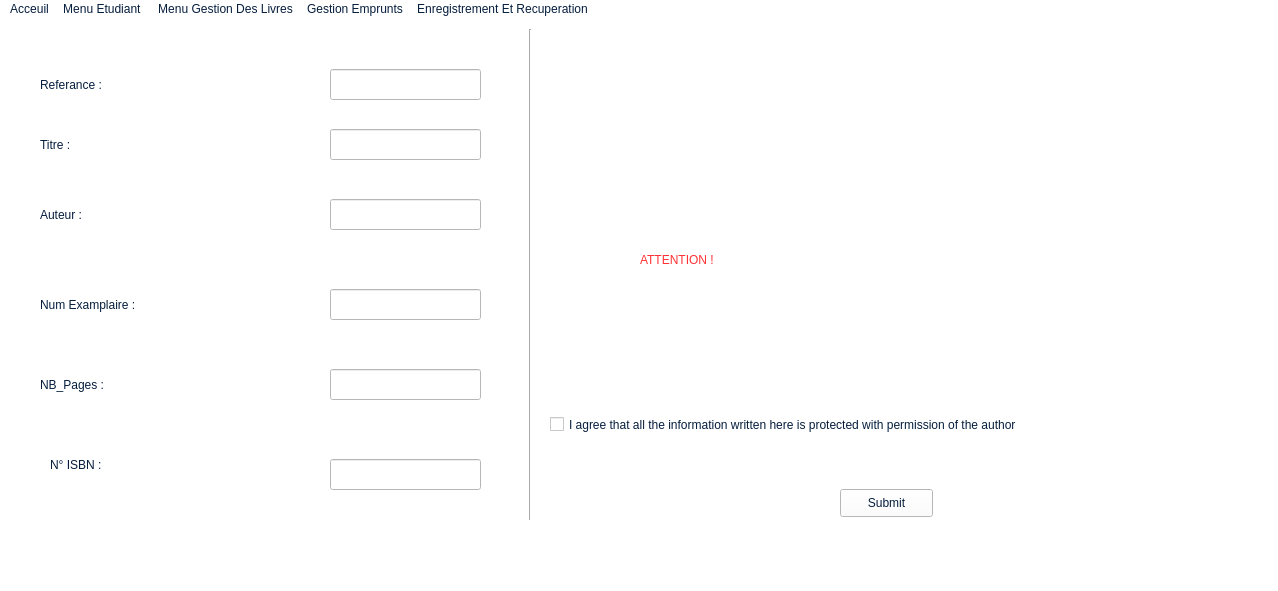
<?xml version="1.0" encoding="UTF-8"?>
<ui version="4.0">
 <class>MainWindow</class>
 <widget class="QMainWindow" name="MainWindow">
  <property name="geometry">
   <rect>
    <x>0</x>
    <y>0</y>
    <width>1278</width>
    <height>591</height>
   </rect>
  </property>
  <property name="windowTitle">
   <string>MainWindow</string>
  </property>
  <property name="styleSheet">
   <string notr="true">color :rgb(5, 30, 61);
background-color:rgb(255, 255, 255);


font: 87 9pt &quot;Neue Haas Grotesk Text Pro Blac&quot;;



</string>
  </property>
  <widget class="QWidget" name="centralwidget">
   <widget class="QLabel" name="label">
    <property name="geometry">
     <rect>
      <x>40</x>
      <y>20</y>
      <width>191</width>
      <height>91</height>
     </rect>
    </property>
    <property name="styleSheet">
     <string notr="true">font: 87 10pt &quot;Neue Haas Grotesk Text Pro Blac&quot;;
</string>
    </property>
    <property name="text">
     <string>Referance :</string>
    </property>
   </widget>
   <widget class="QLineEdit" name="lineEdit">
    <property name="geometry">
     <rect>
      <x>330</x>
      <y>50</y>
      <width>151</width>
      <height>31</height>
     </rect>
    </property>
    <property name="styleSheet">
     <string notr="true">collor:rgb(255, 255, 255);
alternate-background-color: rgb(255, 255, 255);</string>
    </property>
    <property name="text">
     <string/>
    </property>
   </widget>
   <widget class="QLabel" name="label_2">
    <property name="geometry">
     <rect>
      <x>40</x>
      <y>80</y>
      <width>171</width>
      <height>91</height>
     </rect>
    </property>
    <property name="styleSheet">
     <string notr="true">font: 87 10pt &quot;Neue Haas Grotesk Text Pro Blac&quot;;</string>
    </property>
    <property name="text">
     <string>Titre :</string>
    </property>
   </widget>
   <widget class="Line" name="line">
    <property name="geometry">
     <rect>
      <x>520</x>
      <y>10</y>
      <width>21</width>
      <height>491</height>
     </rect>
    </property>
    <property name="styleSheet">
     <string notr="true">font: 81 11pt &quot;Rockwell Extra Bold&quot;;</string>
    </property>
    <property name="orientation">
     <enum>Qt::Vertical</enum>
    </property>
   </widget>
   <widget class="QLineEdit" name="lineEdit_2">
    <property name="geometry">
     <rect>
      <x>330</x>
      <y>110</y>
      <width>151</width>
      <height>31</height>
     </rect>
    </property>
   </widget>
   <widget class="QLabel" name="label_3">
    <property name="geometry">
     <rect>
      <x>40</x>
      <y>150</y>
      <width>171</width>
      <height>91</height>
     </rect>
    </property>
    <property name="styleSheet">
     <string notr="true">font: 87 10pt &quot;Neue Haas Grotesk Text Pro Blac&quot;;
</string>
    </property>
    <property name="text">
     <string>Auteur :</string>
    </property>
   </widget>
   <widget class="QLabel" name="label_9">
    <property name="geometry">
     <rect>
      <x>40</x>
      <y>240</y>
      <width>171</width>
      <height>91</height>
     </rect>
    </property>
    <property name="styleSheet">
     <string notr="true">font: 87 10pt &quot;Neue Haas Grotesk Text Pro Blac&quot;;
</string>
    </property>
    <property name="text">
     <string>Num Examplaire :</string>
    </property>
   </widget>
   <widget class="QLabel" name="label_10">
    <property name="geometry">
     <rect>
      <x>40</x>
      <y>320</y>
      <width>171</width>
      <height>91</height>
     </rect>
    </property>
    <property name="styleSheet">
     <string notr="true">font: 87 10pt &quot;Neue Haas Grotesk Text Pro Blac&quot;;</string>
    </property>
    <property name="text">
     <string>NB_Pages :</string>
    </property>
   </widget>
   <widget class="QLineEdit" name="lineEdit_3">
    <property name="geometry">
     <rect>
      <x>330</x>
      <y>180</y>
      <width>151</width>
      <height>31</height>
     </rect>
    </property>
   </widget>
   <widget class="QLineEdit" name="lineEdit_5">
    <property name="geometry">
     <rect>
      <x>330</x>
      <y>270</y>
      <width>151</width>
      <height>31</height>
     </rect>
    </property>
   </widget>
   <widget class="QLineEdit" name="lineEdit_6">
    <property name="geometry">
     <rect>
      <x>330</x>
      <y>350</y>
      <width>151</width>
      <height>31</height>
     </rect>
    </property>
   </widget>
   <widget class="QPushButton" name="pushButton">
    <property name="geometry">
     <rect>
      <x>840</x>
      <y>470</y>
      <width>93</width>
      <height>28</height>
     </rect>
    </property>
    <property name="text">
     <string>Submit</string>
    </property>
   </widget>
   <widget class="QLabel" name="label_4">
    <property name="geometry">
     <rect>
      <x>50</x>
      <y>400</y>
      <width>191</width>
      <height>91</height>
     </rect>
    </property>
    <property name="styleSheet">
     <string notr="true">font: 87 10pt &quot;Neue Haas Grotesk Text Pro Blac&quot;;
</string>
    </property>
    <property name="text">
     <string>N° ISBN :</string>
    </property>
   </widget>
   <widget class="QLineEdit" name="lineEdit_10">
    <property name="geometry">
     <rect>
      <x>330</x>
      <y>440</y>
      <width>151</width>
      <height>31</height>
     </rect>
    </property>
   </widget>
   <widget class="QCheckBox" name="checkBox">
    <property name="geometry">
     <rect>
      <x>550</x>
      <y>380</y>
      <width>681</width>
      <height>51</height>
     </rect>
    </property>
    <property name="text">
     <string>I agree that all the information written here is protected with permission of the author</string>
    </property>
   </widget>
   <widget class="QLabel" name="label_5">
    <property name="geometry">
     <rect>
      <x>640</x>
      <y>120</y>
      <width>561</width>
      <height>241</height>
     </rect>
    </property>
    <property name="styleSheet">
     <string notr="true">color: rgb(255, 49, 52);
font: 75 48pt &quot;Times New Roman&quot;;</string>
    </property>
    <property name="text">
     <string>ATTENTION !</string>
    </property>
   </widget>
  </widget>
  <widget class="QMenuBar" name="menubar">
   <property name="geometry">
    <rect>
     <x>0</x>
     <y>0</y>
     <width>1278</width>
     <height>25</height>
    </rect>
   </property>
   <widget class="QMenu" name="menuAcceuil">
    <property name="title">
     <string>Acceuil</string>
    </property>
   </widget>
   <widget class="QMenu" name="menuMenu_Etudiant">
    <property name="title">
     <string>Menu Etudiant </string>
    </property>
    <widget class="QMenu" name="menuMise_a_jour_Etudiant">
     <property name="title">
      <string>Mise a jour Etudiant</string>
     </property>
     <addaction name="actionAjouter_Etudiant"/>
     <addaction name="separator"/>
     <addaction name="actionSupprimer_Etudiant"/>
     <addaction name="separator"/>
     <addaction name="actionModifier_Etudiant"/>
    </widget>
    <widget class="QMenu" name="menuRecherche_et_Affichage">
     <property name="title">
      <string>Recherche et Affichage</string>
     </property>
     <addaction name="actionContenue_du_dictionnaire_Etudiant"/>
     <addaction name="separator"/>
     <addaction name="actionRecherche"/>
    </widget>
    <addaction name="menuMise_a_jour_Etudiant"/>
    <addaction name="separator"/>
    <addaction name="menuRecherche_et_Affichage"/>
   </widget>
   <widget class="QMenu" name="menuMenu_Gestion_Des_Livres">
    <property name="title">
     <string>Menu Gestion Des Livres</string>
    </property>
    <widget class="QMenu" name="menuMise_a_jour">
     <property name="title">
      <string>Mise a jour</string>
     </property>
     <addaction name="actionAjouter_un_nouvel_Livre"/>
     <addaction name="actionSupprimer"/>
     <addaction name="actionModifier_nombre_d_exemplaires_d_un_Livre"/>
    </widget>
    <widget class="QMenu" name="menuRecherche_et_Affichage_2">
     <property name="title">
      <string>Recherche et Affichage</string>
     </property>
     <addaction name="actionContenue_du_dictionnaire_livre"/>
     <addaction name="actionRecherche_par_Referance"/>
    </widget>
    <addaction name="menuMise_a_jour"/>
    <addaction name="menuRecherche_et_Affichage_2"/>
   </widget>
   <widget class="QMenu" name="menuGestion_Emprunts">
    <property name="title">
     <string>Gestion Emprunts</string>
    </property>
    <widget class="QMenu" name="menuMise_a_jour_2">
     <property name="title">
      <string>Mise a jour</string>
     </property>
     <widget class="QMenu" name="menuModifier_Emprunt">
      <property name="title">
       <string>Modifier Emprunt</string>
      </property>
     </widget>
     <addaction name="actionAjouter_un_nouvel_emprunt"/>
     <addaction name="actionRetour_d_un_emprunt"/>
     <addaction name="actionSupprimer_d_un_emprunt"/>
     <addaction name="menuModifier_Emprunt"/>
    </widget>
    <widget class="QMenu" name="menuRecherche_Affichage">
     <property name="title">
      <string>Recherche ,Affichage</string>
     </property>
     <addaction name="actionContenu_du_dictionnaire_emprunt"/>
     <addaction name="actionRecherche_emprunt_par_livre"/>
    </widget>
    <addaction name="menuMise_a_jour_2"/>
    <addaction name="menuRecherche_Affichage"/>
   </widget>
   <widget class="QMenu" name="menuRecuperation">
    <property name="title">
     <string>Enregistrement Et Recuperation</string>
    </property>
    <addaction name="actionRecuperer_les_donnee"/>
    <addaction name="actionEnregistrer_Ficher_Livres"/>
    <addaction name="actionEnregistrer_Ficher_Emprunt"/>
    <addaction name="separator"/>
    <addaction name="actionRecuperer_Ficher_Etudiant"/>
    <addaction name="actionRecuperer_Ficher_Livres"/>
    <addaction name="actionRecuperer_Ficher_Emprunt"/>
   </widget>
   <addaction name="menuAcceuil"/>
   <addaction name="menuMenu_Etudiant"/>
   <addaction name="menuMenu_Gestion_Des_Livres"/>
   <addaction name="menuGestion_Emprunts"/>
   <addaction name="menuRecuperation"/>
  </widget>
  <widget class="QStatusBar" name="statusbar"/>
  <action name="actionAjouter_Etudiant">
   <property name="text">
    <string>Ajouter Etudiant</string>
   </property>
  </action>
  <action name="actionEtudiant_Donnee">
   <property name="text">
    <string>Etudiant Donnee</string>
   </property>
  </action>
  <action name="actionUne_Section_Donnee">
   <property name="text">
    <string>Une Section Donnee</string>
   </property>
  </action>
  <action name="actionUn_Niveau_Donnee">
   <property name="text">
    <string>Un Niveau Donnee</string>
   </property>
  </action>
  <action name="actionSection_et_Niveau">
   <property name="text">
    <string>Section et Niveau</string>
   </property>
  </action>
  <action name="actionTel">
   <property name="text">
    <string>Tel</string>
   </property>
  </action>
  <action name="actionMail">
   <property name="text">
    <string>Mail</string>
   </property>
  </action>
  <action name="actionAdresse">
   <property name="text">
    <string>Adresse</string>
   </property>
  </action>
  <action name="actionContenue_du_dictionnaire_Etudiant">
   <property name="text">
    <string>Afficher les Etudiants</string>
   </property>
  </action>
  <action name="actionRecherche_par_numero_inscription">
   <property name="text">
    <string>Recherche par numero inscription</string>
   </property>
  </action>
  <action name="actionRecherche_par_section">
   <property name="text">
    <string>Recherche par section</string>
   </property>
  </action>
  <action name="actionRecherche_par_section_et_Niveau">
   <property name="text">
    <string>Recherche par section et Niveau </string>
   </property>
  </action>
  <action name="actionRecherche_par_Niveau">
   <property name="text">
    <string>Recherche par Niveau</string>
   </property>
  </action>
  <action name="actionAjouter_un_nouvel_Livre">
   <property name="text">
    <string>Ajouter un nouvel Livre</string>
   </property>
  </action>
  <action name="actionModifier_nombre_d_exemplaires_d_un_Livre">
   <property name="text">
    <string>Modifier nombre d exemplaires d un Livre</string>
   </property>
  </action>
  <action name="actionLivre_donnee">
   <property name="text">
    <string>Livre donnee</string>
   </property>
  </action>
  <action name="actionLivres_d_un_auteur">
   <property name="text">
    <string>Livres d un auteur</string>
   </property>
  </action>
  <action name="actionLivres_d_une_annee_donnee">
   <property name="text">
    <string>Livres d une annee donnee</string>
   </property>
  </action>
  <action name="actionContenue_du_dictionnaire_livre">
   <property name="text">
    <string>Afficher Les Livres</string>
   </property>
  </action>
  <action name="actionRecherche_par_Referance">
   <property name="text">
    <string>Recherche</string>
   </property>
  </action>
  <action name="actionRecherche_par_titre">
   <property name="text">
    <string>Recherche par titre</string>
   </property>
  </action>
  <action name="actionRecherche_par_annee_edition_donne">
   <property name="text">
    <string>Recherche par annee edition donne</string>
   </property>
  </action>
  <action name="actionRecherche_et_Affichage_des_livres_par_ordre_alphabetique">
   <property name="text">
    <string>Recherche et Affichage des livres par ordre alphabetique</string>
   </property>
  </action>
  <action name="actionAjouter_un_nouvel_emprunt">
   <property name="text">
    <string>Ajouter un nouvel emprunt</string>
   </property>
  </action>
  <action name="actionRetour_d_un_emprunt">
   <property name="text">
    <string>Retour d un emprunt</string>
   </property>
  </action>
  <action name="actionSupprimer_d_un_emprunt">
   <property name="text">
    <string>Supprimer d un emprunt</string>
   </property>
  </action>
  <action name="actionDate_emprunt">
   <property name="text">
    <string>Date emprunt</string>
   </property>
  </action>
  <action name="actionDate_Retour">
   <property name="text">
    <string>Date Retour</string>
   </property>
  </action>
  <action name="actionContenu_du_dictionnaire_emprunt">
   <property name="text">
    <string>Afficher Les Emprunts</string>
   </property>
  </action>
  <action name="actionRecherche_emprunt_par_livre">
   <property name="text">
    <string>Recherche</string>
   </property>
  </action>
  <action name="actionRecherche_emprunt_par_etudiant">
   <property name="text">
    <string>Recherche emprunt par etudiant</string>
   </property>
  </action>
  <action name="actionRecherche_livres_empruntee_a_une_date_donnee">
   <property name="text">
    <string>Recherche livres empruntee a une date donnee</string>
   </property>
  </action>
  <action name="actionRecherche_livres_retournee_a_une_date_donne">
   <property name="text">
    <string>Recherche livres retournee a une date donne</string>
   </property>
  </action>
  <action name="actionRecherche_livres_empruntee_entre_2_dates_donnee">
   <property name="text">
    <string>Recherche livres empruntee entre 2 dates donnee</string>
   </property>
  </action>
  <action name="actionRecherche_livres_retournee_entre_2_date_donne">
   <property name="text">
    <string>Recherche livres retournee entre 2 date donne</string>
   </property>
  </action>
  <action name="actionSupprimer_Etudiant">
   <property name="text">
    <string>Supprimer Etudiant</string>
   </property>
  </action>
  <action name="actionModifier_Etudiant">
   <property name="text">
    <string>Modifier Etudiant</string>
   </property>
  </action>
  <action name="actionRecuperer_les_donnee">
   <property name="text">
    <string>Recuperer les donnee</string>
   </property>
  </action>
  <action name="actionMenu_Aceuil">
   <property name="text">
    <string>Menu Aceuil</string>
   </property>
  </action>
  <action name="actionRecherche">
   <property name="text">
    <string>Recherche</string>
   </property>
  </action>
  <action name="actionEnregistrer_Ficher_Livres">
   <property name="text">
    <string>Enregistrer Ficher Livres</string>
   </property>
  </action>
  <action name="actionEnregistrer_Ficher_Emprunt">
   <property name="text">
    <string>Enregistrer Ficher Emprunt</string>
   </property>
  </action>
  <action name="actionRecuperer_Ficher_Etudiant">
   <property name="text">
    <string>Recuperer Ficher Etudiant</string>
   </property>
  </action>
  <action name="actionRecuperer_Ficher_Livres">
   <property name="text">
    <string>Recuperer Ficher Livres</string>
   </property>
  </action>
  <action name="actionRecuperer_Ficher_Emprunt">
   <property name="text">
    <string>Recuperer Ficher Emprunt</string>
   </property>
  </action>
  <action name="actionClear_Ficher_etudiant">
   <property name="text">
    <string>Clear Ficher etudiant</string>
   </property>
  </action>
  <action name="actionSupprimer">
   <property name="text">
    <string>Supprimer</string>
   </property>
  </action>
 </widget>
 <resources/>
 <connections/>
</ui>
